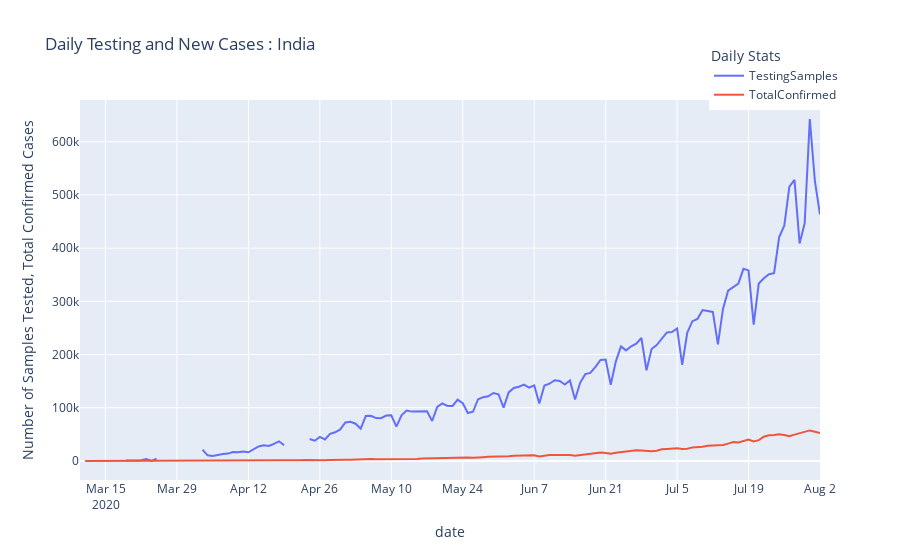

This figure's notebook cell:
### Code cell
fig = india_data[['TestingSamples', 'TotalConfirmed']].iloc[40:].diff(
    1).plot(title=' Daily Testing and New Cases : India')
fig.update_layout(yaxis=dict(title='Number of Samples Tested, Total Confirmed Cases '),
                  legend_title_text='Daily Stats', legend=dict(x=.85, y=1.15))

### Figure 1 — Plotly figure (JSON) as saved in the notebook; plotly's stock layout.template omitted (floating-point values rounded to 4 significant figures; data arrays with more than 128 entries replaced by an {"elided": "..."} marker saying what was removed)
{"data": [{"hovertemplate": "variable=TestingSamples<br>date=%{x}<br>value=%{y}<extra></extra>", "legendgroup": "TestingSamples", "line": {"color": "#636efa", "dash": "solid"}, "mode": "lines", "name": "TestingSamples", "orientation": "v", "showlegend": true, "type": "scatter", "x": {"elided": "146 str values"}, "xaxis": "x", "y": {"elided": "146 int values"}, "yaxis": "y"}, {"hovertemplate": "variable=TotalConfirmed<br>date=%{x}<br>value=%{y}<extra></extra>", "legendgroup": "TotalConfirmed", "line": {"color": "#EF553B", "dash": "solid"}, "mode": "lines", "name": "TotalConfirmed", "orientation": "v", "showlegend": true, "type": "scatter", "x": {"elided": "146 str values"}, "xaxis": "x", "y": {"elided": "146 int values"}, "yaxis": "y"}], "layout": {"legend": {"title": {"text": "Daily Stats"}, "tracegroupgap": 0, "x": 0.85, "y": 1.15}, "title": {"text": " Daily Testing and New Cases : India"}, "xaxis": {"anchor": "y", "domain": [0, 1], "title": {"text": "date"}}, "yaxis": {"anchor": "x", "domain": [0, 1], "title": {"text": "Number of Samples Tested, Total Confirmed Cases "}}}}
